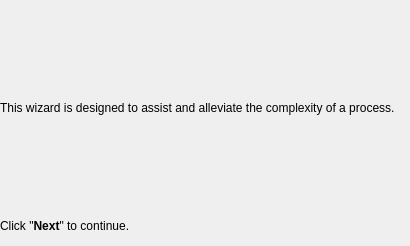
<?xml version="1.0" encoding="UTF-8"?>
<ui version="4.0">
 <class>Introduction</class>
 <widget class="QWizardPage" name="Introduction">
  <property name="geometry">
   <rect>
    <x>0</x>
    <y>0</y>
    <width>410</width>
    <height>246</height>
   </rect>
  </property>
  <property name="minimumSize">
   <size>
    <width>410</width>
    <height>246</height>
   </size>
  </property>
  <property name="maximumSize">
   <size>
    <width>410</width>
    <height>246</height>
   </size>
  </property>
  <property name="windowTitle">
   <string>WizardPage</string>
  </property>
  <property name="title">
   <string>Introduction</string>
  </property>
  <property name="subTitle">
   <string>Summary of the wizard.</string>
  </property>
  <widget class="QWidget" name="verticalLayoutWidget">
   <property name="geometry">
    <rect>
     <x>0</x>
     <y>8</y>
     <width>405</width>
     <height>231</height>
    </rect>
   </property>
   <layout class="QVBoxLayout" name="verticalLayout">
    <item>
     <widget class="QLabel" name="labelSummary">
      <property name="minimumSize">
       <size>
        <width>279</width>
        <height>160</height>
       </size>
      </property>
      <property name="text">
       <string>This wizard is designed to assist and alleviate the complexity of a process.</string>
      </property>
      <property name="alignment">
       <set>Qt::AlignJustify|Qt::AlignVCenter</set>
      </property>
      <property name="wordWrap">
       <bool>true</bool>
      </property>
      <property name="margin">
       <number>10</number>
      </property>
      <property name="indent">
       <number>7</number>
      </property>
     </widget>
    </item>
    <item>
     <widget class="QLabel" name="label">
      <property name="maximumSize">
       <size>
        <width>300</width>
        <height>25</height>
       </size>
      </property>
      <property name="text">
       <string>&lt;!DOCTYPE HTML PUBLIC &quot;-//W3C//DTD HTML 4.0//EN&quot; &quot;http://www.w3.org/TR/REC-html40/strict.dtd&quot;&gt;
&lt;html&gt;&lt;head&gt;&lt;meta name=&quot;qrichtext&quot; content=&quot;1&quot; /&gt;&lt;style type=&quot;text/css&quot;&gt;
p, li { white-space: pre-wrap; }
&lt;/style&gt;&lt;/head&gt;&lt;body style=&quot; font-family:'Ubuntu'; font-size:9pt; font-weight:400; font-style:normal;&quot;&gt;
&lt;p style=&quot; margin-top:0px; margin-bottom:0px; margin-left:0px; margin-right:0px; -qt-block-indent:0; text-indent:0px;&quot;&gt;Click &amp;quot;&lt;span style=&quot; font-weight:600;&quot;&gt;Next&lt;/span&gt;&amp;quot; to continue.&lt;/p&gt;&lt;/body&gt;&lt;/html&gt;</string>
      </property>
     </widget>
    </item>
   </layout>
  </widget>
 </widget>
 <resources/>
 <connections/>
</ui>
